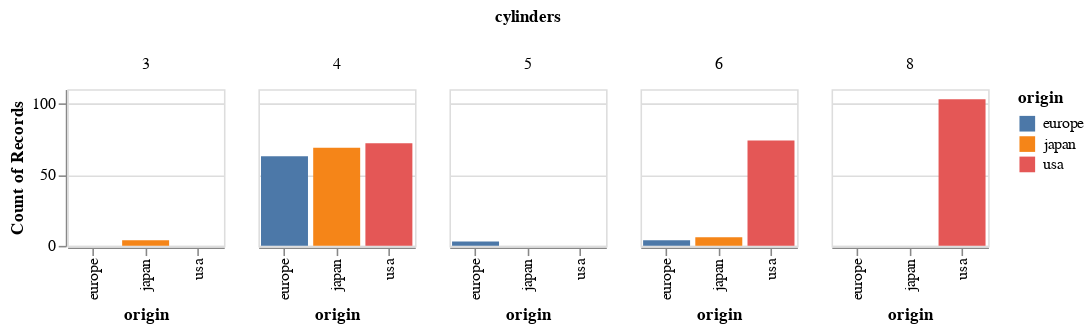

Notebook source saved alongside this figure:
### Code cell
# Histogram
alt.Chart(d_set).mark_bar().encode(
    x='origin',
    y='count()',
    column='cylinders:Q',
    color=alt.Color('origin')
).properties(
    width=100,
    height=100    
)

### Figure 1 — Vega-Lite specification as saved in the notebook (floating-point values rounded to 4 significant figures; data arrays with more than 128 entries replaced by an {"elided": "..."} marker saying what was removed)
{"config": {"view": {"continuousWidth": 400, "continuousHeight": 300}}, "data": {"name": "data-f1198cc0481ad698d7dc4699e0a3efa7"}, "mark": "bar", "encoding": {"color": {"type": "nominal", "field": "origin"}, "column": {"type": "quantitative", "field": "cylinders"}, "x": {"type": "nominal", "field": "origin"}, "y": {"type": "quantitative", "aggregate": "count"}}, "height": 100, "width": 100, "$schema": "https://vega.github.io/schema/vega-lite/v4.8.1.json", "datasets": {"data-f1198cc0481ad698d7dc4699e0a3efa7": {"elided": "398 records"}}}
